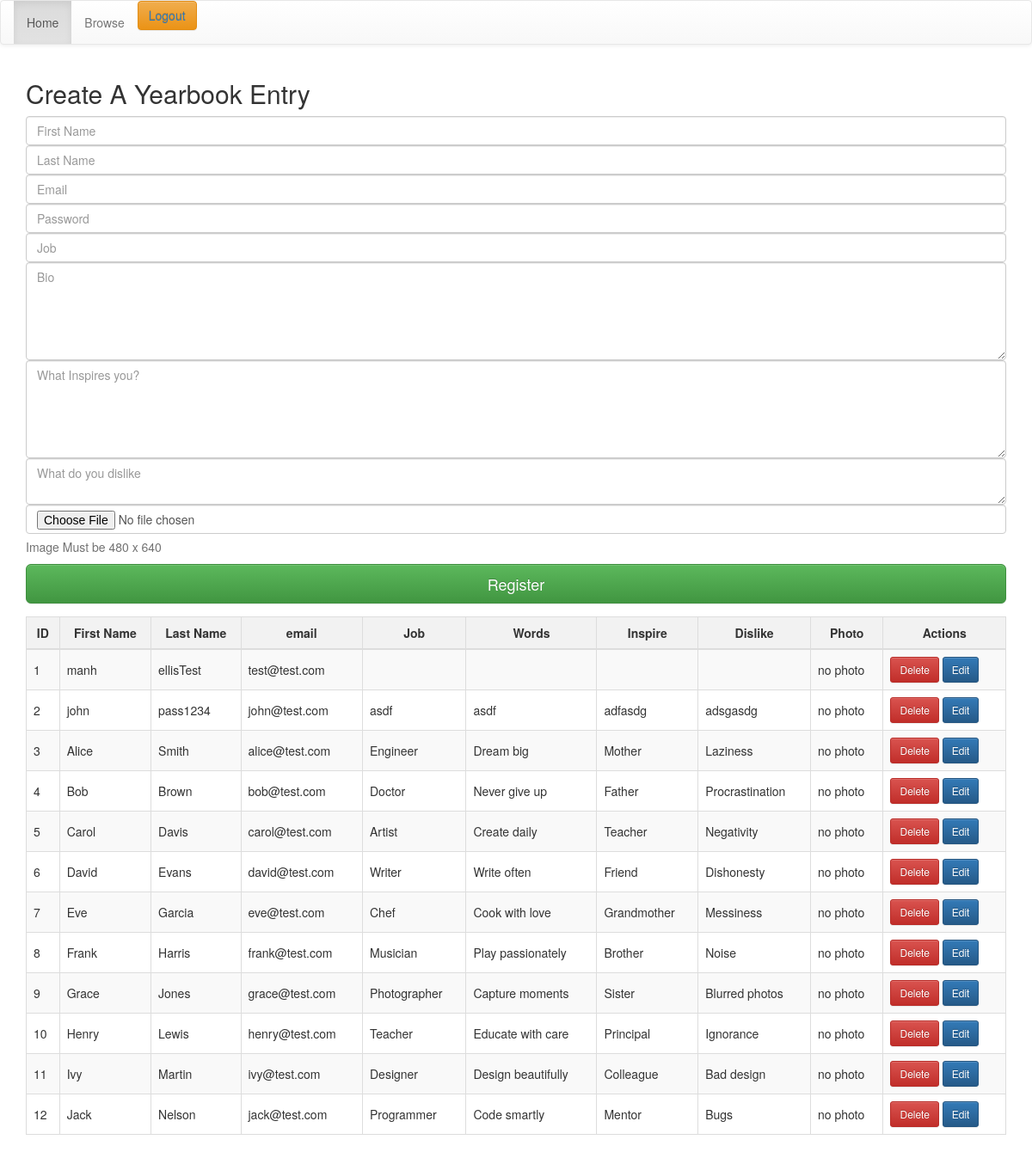
/ (signed in), run on the app's committed database.
### tables this page shows
CREATE TABLE `students_login` (
  `id` int(8) NOT NULL,
  `fn` varchar(16) NOT NULL,
  `ln` varchar(16) NOT NULL,
  `photo` varchar(64) DEFAULT NULL,
  `job` varchar(64) DEFAULT NULL,
  `words` varchar(256) DEFAULT NULL,
  `inspire` varchar(256) DEFAULT NULL,
  `dislike` varchar(256) DEFAULT NULL,
  `email` varchar(100) NOT NULL,
  `password` varchar(255) NOT NULL
);

### index.php (the view, shortened to what this page needs)
<?php
include_once 'crud.php';
$fn = '';
$ln = '';
$words = '';
$job = '';
$inspire = '';
$dislike = '';
?>
<!DOCTYPE html>
<html>
<head>
    <link rel="stylesheet" href="https://maxcdn.bootstrapcdn.com/bootstrap/3.3.7/css/bootstrap.min.css">
    <link rel="stylesheet" href="https://maxcdn.bootstrapcdn.com/bootstrap/3.3.7/css/bootstrap-theme.min.css">
    <link rel="stylesheet" href="./styles.css">
</head>
<body>
    <header>
        <nav class="navbar navbar-default">
            <div class="container-fluid">
                <ul class="nav navbar-nav">
                    <li class="active"><a href="index.php">Home</a></li>
                    <li><a href="browse.php">Browse</a></li>
                    <li><button type="button" class="btn btn-warning"><a href="logout.php">Logout</a></button></li>
                </ul>
            </div>
        </nav>
    </header>
    <div class="container">
        <form class="form-signin" method="POST" enctype="multipart/form-data">
            <h2 class="form-signin-heading">Create A Yearbook Entry</h2>
            <div class="form-group">
                <input type="text" name="firstname" class="form-control" id='firstname' placeholder="First Name" value="<?php echo htmlspecialchars($fn); ?>" required>
                <input type="text" name="lastname" class="form-control" id='lastname' placeholder="Last Name" value="<?php echo htmlspecialchars($ln); ?>" required>
                <input type='email' name='email' class='form-control' placeholder="Email" required>
                <input type='password' name='password' class='form-control' placeholder="Password" required>
                <input type="text" id="job" name="job" class='form-control' placeholder="Job" value="<?php echo htmlspecialchars($job); ?>" required>
                <textarea class="form-control" name="words" placeholder="Bio" rows="5" value="" required><?php echo htmlspecialchars($words); ?></textarea>
                <textarea class="form-control" name="inspire" placeholder="What Inspires you?" rows="5" value="" required><?php echo htmlspecialchars($inspire); ?></textarea>
                <textarea class="form-control" name="dislike" placeholder="What do you dislike" rows="2" value="" required><?php echo htmlspecialchars($dislike); ?></textarea>
                <input class="form-control" placeholder="Photo Upload" name='photo' type="file">
                <p class="help-block">Image Must be 480 x 640</p>
                <?php if (isset($_GET['edit'])) : ?>
                    <button class="btn btn-lg btn-primary btn-block" name='update' type="update">Update My Page</button>
                <?php else : ?>
                    <button class="btn btn-lg btn-success btn-block" name='save' type="save">Register</button>
                <?php endif; ?>
            </div>
        </form>
    </div>
    <div class="container">
        <table class="table table-bordered table-hover table-striped">
            <thead>
                <tr>
                    <th>ID</th>
                    <th>First Name</th>
                    <th>Last Name</th>
                    <th>email</th>
                    <th>Job</th>
                    <th>Words</th>
                    <th>Inspire</th>
                    <th>Dislike</th>
                    <th >Photo</th>
                    <th>Actions</th>
                </tr>
            </thead>
            <tbody>
                <?php
                $res = $mySQLiconn->query("SELECT * FROM students_login");
                while ($row = $res->fetch_array()) {
                ?>
                    <tr>
                        <td><?php echo $row['id']; ?></td>
                        <td><?php echo $row['fn']; ?></td>
                        <td><?php echo $row['ln']; ?></td>
                        <td><?php echo $row['email']; ?></td>
                        <td><?php echo $row['job']; ?></td>
                        <td><?php echo $row['words']; ?></td>
                        <td><?php echo $row['inspire']; ?></td>
                        <td><?php echo $row['dislike']; ?></td>
                        <td>
                            <?php if ($row['photo'] == "") { ?>
                                <span>no photo</span>
                            <?php } else { ?>
                                <img src="./uploaded_files/<?php echo htmlspecialchars($row['photo']); ?>" alt="photo" class="img-thumbnail" style="width: 100px; height: 100px;">
                            <?php } ?>
                        </td>
                        <td>
                            <a href="?del=<?php echo $row['id']; ?>" class="btn btn-danger btn-sm">Delete</a>
                            <a href="?edit=<?php echo $row['id']; ?>" class="btn btn-primary btn-sm">Edit</a>
                        </td>
                    </tr>
                <?php
                }
                ?>
            </tbody>
        </table>
    </div>
</body>
</html>

### styles.css (style rules this page uses)
textarea { resize: vertical; }
.table > thead > tr > th { background-color: #f2f2f2; color: #333; text-align: center; }
.table { border-collapse: collapse; width: 100%; }
.table-bordered > tbody > tr > td { vertical-align: middle; }

### data on the page
students_login: id "1", fn "manh", ln "ellisTest", email "test@test.com", shows "no photo"
students_login: id "2", fn "john", ln "pass1234", email "john@test.com", job "asdf", words "asdf", inspire "adfasdg", dislike "adsgasdg", photo "no photo"
students_login: id "3", fn "Alice", ln "Smith", email "alice@test.com", job "Engineer", words "Dream big", inspire "Mother", dislike "Laziness", photo "no photo"
students_login: id "4", fn "Bob", ln "Brown", email "bob@test.com", job "Doctor", words "Never give up", inspire "Father", dislike "Procrastination", photo "no photo"
students_login: id "5", fn "Carol", ln "Davis", email "carol@test.com", job "Artist", words "Create daily", inspire "Teacher", dislike "Negativity", photo "no photo"
students_login: id "6", fn "David", ln "Evans", email "david@test.com", job "Writer", words "Write often", inspire "Friend", dislike "Dishonesty", photo "no photo"
students_login: id "7", fn "Eve", ln "Garcia", email "eve@test.com", job "Chef", words "Cook with love", inspire "Grandmother", dislike "Messiness", photo "no photo"
students_login: id "8", fn "Frank", ln "Harris", email "frank@test.com", job "Musician", words "Play passionately", inspire "Brother", dislike "Noise", photo "no photo"
students_login: id "9", fn "Grace", ln "Jones", email "grace@test.com", job "Photographer", words "Capture moments", inspire "Sister", dislike "Blurred photos", photo "no photo"
students_login: id "10", fn "Henry", ln "Lewis", email "henry@test.com", job "Teacher", words "Educate with care", inspire "Principal", dislike "Ignorance", photo "no photo"
students_login: id "11", fn "Ivy", ln "Martin", email "ivy@test.com", job "Designer", words "Design beautifully", inspire "Colleague", dislike "Bad design", photo "no photo"
students_login: id "12", fn "Jack", ln "Nelson", email "jack@test.com", job "Programmer", words "Code smartly", inspire "Mentor", dislike "Bugs", photo "no photo"
